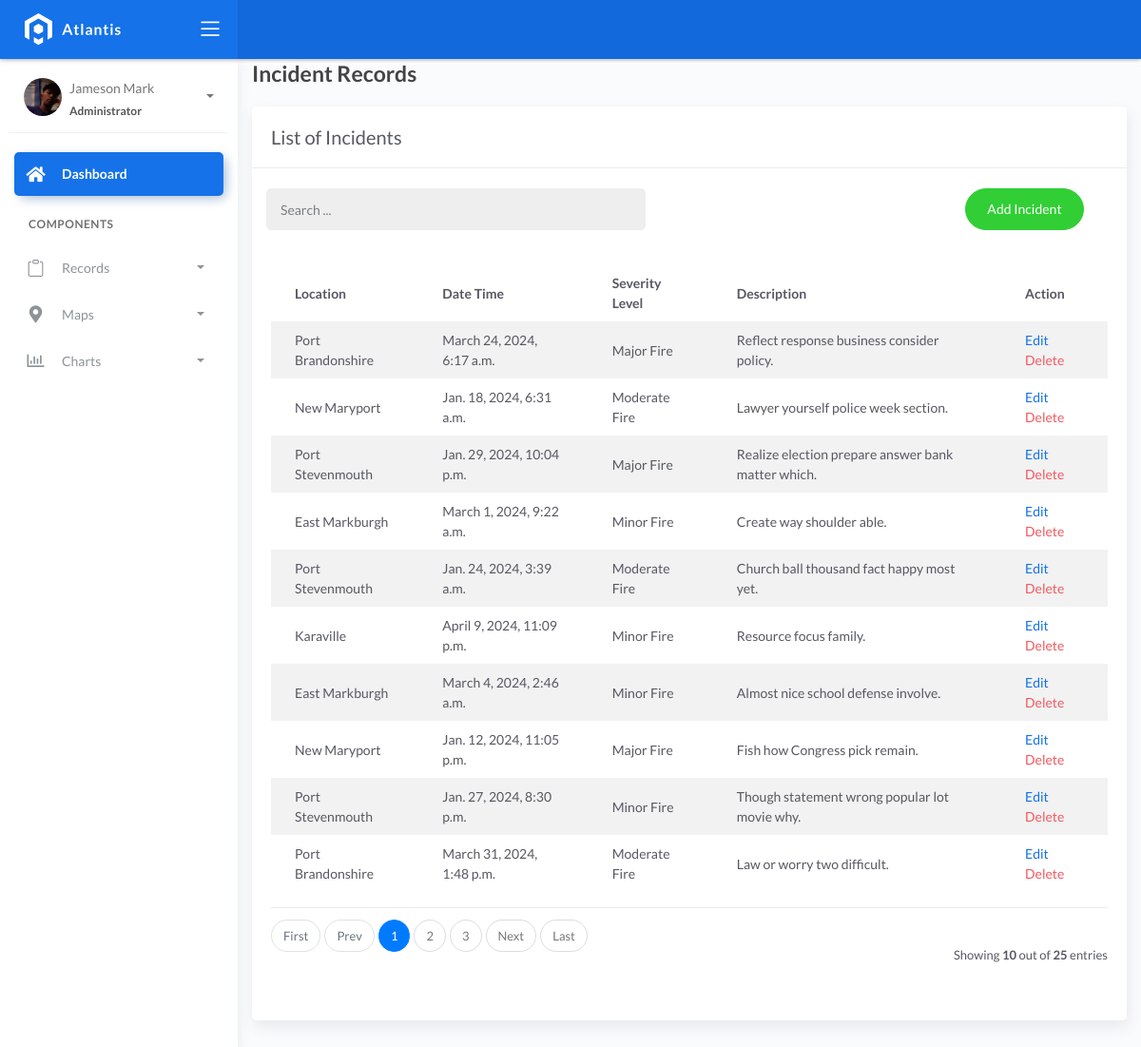
The app's page /IncidentRecords/ with its own data.
### fire/models.py (models this page shows, shortened)
class BaseModel(models.Model):
    created_at = models.DateTimeField(auto_now_add=True, db_index=True)
    updated_at = models.DateTimeField(auto_now=True)
    class Meta:
        abstract = True

class Incident(BaseModel):
    SEVERITY_CHOICES = (
        ('Minor Fire', 'Minor Fire'),
        ('Moderate Fire', 'Moderate Fire'),
        ('Major Fire', 'Major Fire'),
    )
    location = models.ForeignKey(Locations, on_delete=models.CASCADE)
    date_time = models.DateTimeField(blank=True, null=True)
    severity_level = models.CharField(max_length=45, choices=SEVERITY_CHOICES)
    description = models.CharField(max_length=250)

class Locations(BaseModel):
    name = models.CharField(max_length=150)
    latitude = models.DecimalField(
        max_digits=22, decimal_places=16, null=True, blank=True)
    longitude = models.DecimalField(
        max_digits=22, decimal_places=16, null=True, blank=True)
    address = models.CharField(max_length=150)
    city = models.CharField(max_length=150)  # can be in separate table
    country = models.CharField(max_length=150)  # can be in separate table

### fire/views.py (the view)
# urls.py: path('IncidentRecords/', IncidentListView.as_view(), name='Int-record'),
class IncidentListView(ListView):
    model = Incident
    template_name = 'IncidentRecords.html'  # Update with your template path
    context_object_name = 'incidents'  # Specify the context variable name to use in the template
    paginate_by = 10

### templates/IncidentRecords.html (shortened to what this page needs)
{% extends 'base.html' %}
{% load static %}
{% block content %}
<div class="content">
    <div class="container-fluid">
        <h4 class="page-title">Incident Records</h4>
        <div class="row">
            <div class="col-md-12">
                <div class="card">
                    <div class="card-header">
                        <div class="card-title">List of Incidents</div>
                    </div>
                    <br />
                        <div class="col-md-12 row">
                            <div class="col-md-6">
                                <form class="navbar-form nav-search mr-md-3" action="">
                                    <div class="input-group">
                                        <input type="text" placeholder="Search ..." class="form-control" name="q" />
                                        <div class="input-group-append">
                                            <span class="input-group-text">
                                            </span>
                                        </div>
                                    </div>
                                </form>
                            </div>
                            <div class="col-md-6">
                                <div class="pull-right">
                                    <a href="{% url 'incidentrecord-add' %}" class="btn btn-success btn-rounded">Add Incident</a>
                                </div>
                            </div>
                        </div>
                    <div class="card-body">
                        <table class="table table-striped mt-3">
                            <thead>
                                <tr>
                                    <th>Location</th>
                                    <th>Date Time</th>
                                    <th>Severity Level</th>
                                    <th>Description</th>
                                    <th>Action</th>
                                </tr>
                            </thead>
                                <tbody>
                                    {% for incident in incidents %}
                                        <tr>
                                            <td>{{ incident.location.name }}</td>
                                            <td>{{ incident.date_time }}</td>
                                            <td>{{ incident.severity_level }}</td>
                                            <td>{{ incident.description }}</td>
                                            <td>
                                                <a href="{% url 'Int-update' incident.pk %}">Edit</a>
                                                <a href="{% url 'Int-delete' incident.pk %}" class="text-danger">Delete</a>
                                            </td>
                                        </tr>
                                    {% endfor %}
                                </tbody>
                        </table>
                        {% include 'includes/pagination.html' %}
                    </div>
                </div>
            </div>
        </div>
    </div>
</div>
{% endblock %}

### records on screen
Incident: location.name "Port Brandonshire", date_time "March 24, 2024, 6:17 a.m.", severity_level "Major Fire", description "Reflect response business consider policy."
Incident: location.name "New Maryport", date_time "Jan. 18, 2024, 6:31 a.m.", severity_level "Moderate Fire", description "Lawyer yourself police week section."
Incident: location.name "Port Stevenmouth", date_time "Jan. 29, 2024, 10:04 p.m.", severity_level "Major Fire", description "Realize election prepare answer bank matter which."
Incident: location.name "East Markburgh", date_time "March 1, 2024, 9:22 a.m.", severity_level "Minor Fire", description "Create way shoulder able."
Incident: location.name "Port Stevenmouth", date_time "Jan. 24, 2024, 3:39 a.m.", severity_level "Moderate Fire", description "Church ball thousand fact happy most yet."
Incident: location.name "Karaville", date_time "April 9, 2024, 11:09 p.m.", severity_level "Minor Fire", description "Resource focus family."
Incident: location.name "East Markburgh", date_time "March 4, 2024, 2:46 a.m.", severity_level "Minor Fire", description "Almost nice school defense involve."
Incident: location.name "New Maryport", date_time "Jan. 12, 2024, 11:05 p.m.", severity_level "Major Fire", description "Fish how Congress pick remain."
Incident: location.name "Port Stevenmouth", date_time "Jan. 27, 2024, 8:30 p.m.", severity_level "Minor Fire", description "Though statement wrong popular lot movie why."
Incident: location.name "Port Brandonshire", date_time "March 31, 2024, 1:48 p.m.", severity_level "Moderate Fire", description "Law or worry two difficult."

### other values on screen
{{ page_num }} "1"
{{ page_num }} "2" "3"
{{ object_list.count }} "10"
{{ paginator.count }} "25"
